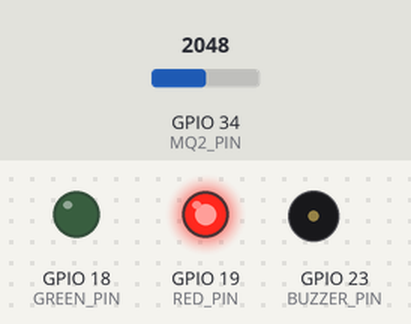
A sketch run on a simulated ESP32. On the bench: output pins drawn as LEDs (lit = HIGH), buzzer (waves = sounding, pin HIGH). Inputs (shaded band) come from the test bench; at power-on: GPIO 34 (MQ2_PIN) = 2048. WiFi joins after 1.5 s; servers stay silent unless stated; uploads are accepted with an empty reply; what the sketch prints to the serial monitor is not drawn.

Above: at 6.7 s.
6.8 s: GPIO 34 (MQ2_PIN) set to 530
9.6 s: GPIO 34 (MQ2_PIN) set to 459
At 11.0 s:
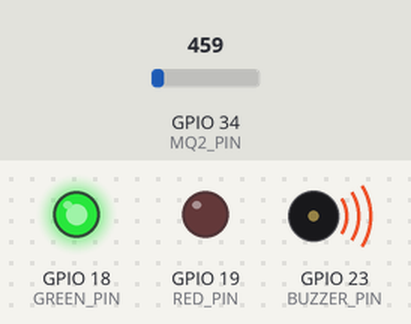
12.4 s: GPIO 34 (MQ2_PIN) set to 540
At 14.6 s:
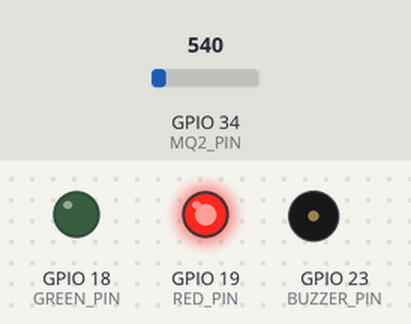
15.8 s: GPIO 34 (MQ2_PIN) set to 491
At 17.6 s:
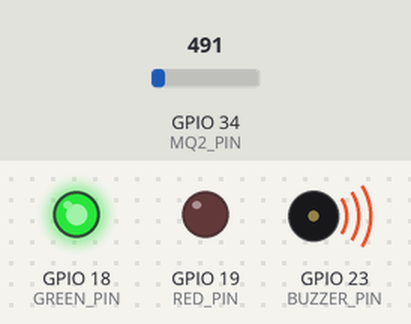
Timing chart, 0 to 19.1 s (numbered marks = the images above; inputs shaded):
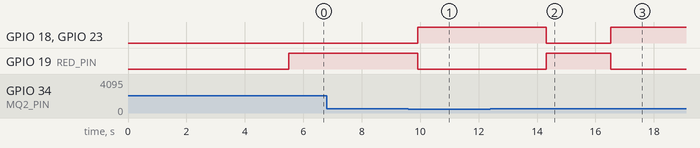

Measured:
- the behaviour switches between 501 and 500 on GPIO 34 (MQ2_PIN) (found by bisection; images 0 and 1)
- after the input at 6.8 s, every drawn part: stays the same
- after the input at 9.6 s, GPIO 18 (GREEN_PIN), GPIO 23 (BUZZER_PIN): LOW → HIGH after 0.31 s; GPIO 19 (RED_PIN): HIGH → LOW after 0.31 s
- after the input at 12.4 s, GPIO 18 (GREEN_PIN), GPIO 23 (BUZZER_PIN): HIGH → LOW after 1.9 s; GPIO 19 (RED_PIN): LOW → HIGH after 1.9 s
- after the input at 15.8 s, GPIO 18 (GREEN_PIN), GPIO 23 (BUZZER_PIN): LOW → HIGH after 0.72 s; GPIO 19 (RED_PIN): HIGH → LOW after 0.72 s

The sketch:

UAS_Pirdas.ino
```cpp
#include <WiFi.h>
#include <HTTPClient.h>

#define MQ2_PIN 34
#define GREEN_PIN 18
#define RED_PIN 19
#define BUZZER_PIN 23

const char* ssid = "Groot";
const char* password = "hurufbesarsemua";

void setup() {
  Serial.begin(115200);
  Serial.println();
  for (uint8_t t = 4; t > 0; t--) {
    Serial.printf("[SETUP] WAIT %d...\n", t);
    Serial.flush();
    delay(1000);
  }

  WiFi.begin(ssid, password);
  while (WiFi.status() != WL_CONNECTED) {
    delay(500);
    Serial.print(".");
  }

  pinMode(MQ2_PIN, INPUT);
  pinMode(GREEN_PIN, OUTPUT);
  pinMode(RED_PIN, OUTPUT);
  pinMode(BUZZER_PIN, OUTPUT);
}

void loop() {
  int sensorValue = analogRead(MQ2_PIN);

  if (sensorValue > 500) {
    digitalWrite(GREEN_PIN, LOW);
    digitalWrite(RED_PIN, HIGH);
    digitalWrite(BUZZER_PIN, LOW);
  } else {
    digitalWrite(GREEN_PIN, HIGH);
    digitalWrite(RED_PIN, LOW);
    digitalWrite(BUZZER_PIN, HIGH);
  }

  if (WiFi.status() == WL_CONNECTED) {
    HTTPClient http;
    Serial.print("[HTTP] begin..\n");
    String urlsend = "http://192.168.43.77/proguas/script.php?sensorValue=" + (String)sensorValue;
    Serial.print("URL to send: " + urlsend);
    http.begin(urlsend);

    Serial.print("[HTTP] GET...\n");
    int httpCode = http.GET();
    if (httpCode >= 200 && 299) {
      Serial.printf("[HTTP] GET... code: %d\n", httpCode);
      if (httpCode == HTTP_CODE_OK) {
        String payload = http.getString();
        Serial.println(payload);
      }
    } else {
      Serial.printf("[HTTP] GET... failed, error: %s\n", http.errorToString(httpCode).c_str());
    }
    http.end();
  }
  delay(2000);
}
```
